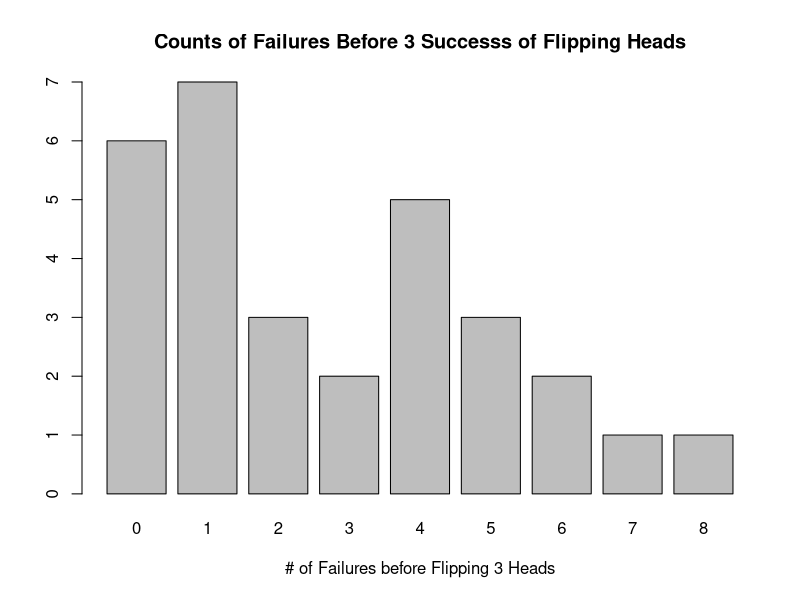
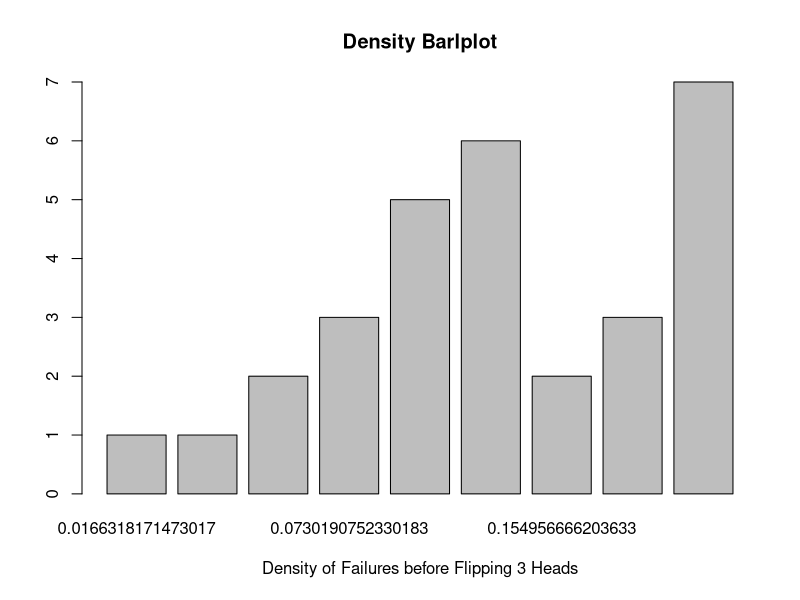

Recreate these plots in R, in order.
## ---- chunk 1

setwd("C:/Users/brand/OneDrive/Documents/GitHub/Prob&Stats")
getwd()

library(readxl)
x <- read_excel("threesuccess.xlsx", col_names = TRUE)

## ---- chunk 2

coinflip <- as.numeric(x$Failures)

failure_tbl <- table(coinflip)

barplot(failure_tbl, main="Counts of Failures Before 3 Successs of Flipping Heads",
        xlab = "# of Failures before Flipping 3 Heads")

mean <- mean(coinflip)

# E(X) = r(1-p)/p
# E(X)= sample mean = 0.9333 
# r= # of sucesses = 3
# 2.7 = 3(1-p)/p
p = 0.5263


density_tbl <- table(dnbinom(
x = coinflip,
size = 3,
prob = p
))

barplot(density_tbl, main="Density Barlplot",
        xlab = "Density of Failures before Flipping 3 Heads")




## ---- chunk 3
dnbinom(
  x = 0:20,
  size = 5,
  prob = p
)

pnbinom(
  q = 0:20,
  size = 5,
  prob = p
)

qnbinom(
  p =c(
    0,0.25,0.5,0.75,1
  ),
  size = 5,
  prob = p
)

rnbinom(
  n = 100,
  size = 5,
  prob = p
)
  
